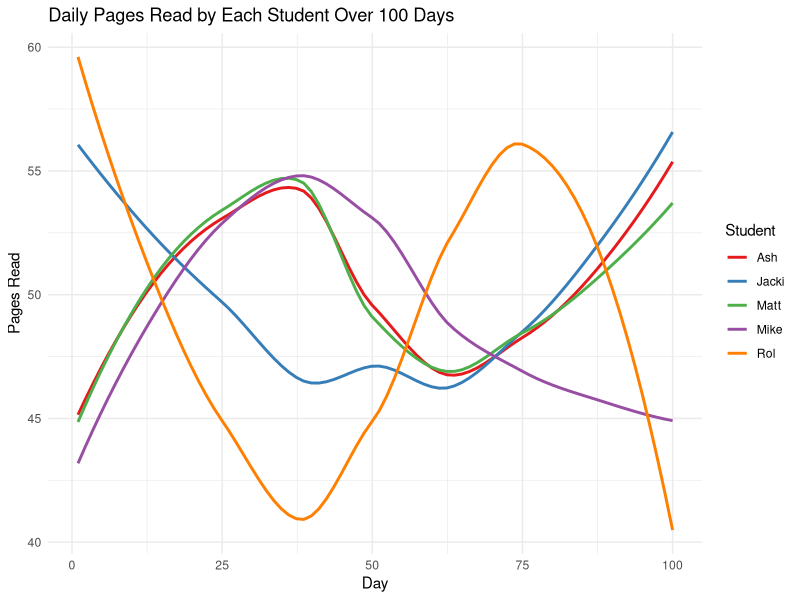

Reproduce this figure in R.
## ---- chunk 1
set.seed(5)

days <- 100
mean_pages <- 50
std_dev_pages <- 15

matt <- round(rnorm(days, mean_pages, std_dev_pages))
ash <- round(matt + rnorm(days, 0, 5))
jacki <- round(rnorm(days, mean_pages, std_dev_pages))
rol <- round(rnorm(days, mean_pages, std_dev_pages))
mike <- round(rnorm(days, mean_pages, std_dev_pages))

data <- data.frame(Day = 1:days, Matt = matt, Ash = ash, Jacki = jacki, Rol = rol, Mike = mike)
print(data)
## ---- chunk 2
library(ggplot2)
library(tidyr)

data_long <- pivot_longer(data, -Day, names_to = "Student", values_to = "Pages")

ggplot(data_long, aes(x = Day, y = Pages, color = Student, group = Student)) +
  geom_smooth(se = FALSE, method = "loess", aes(color = Student)) + # 为每个学生的平滑线使用不同颜色
  scale_color_brewer(palette = "Set1") + # 使用预设的颜色方案
  labs(title = "Daily Pages Read by Each Student Over 100 Days",
       x = "Day",
       y = "Pages Read",
       color = "Student") +
  theme_minimal() +
  theme(legend.position = "right") 

